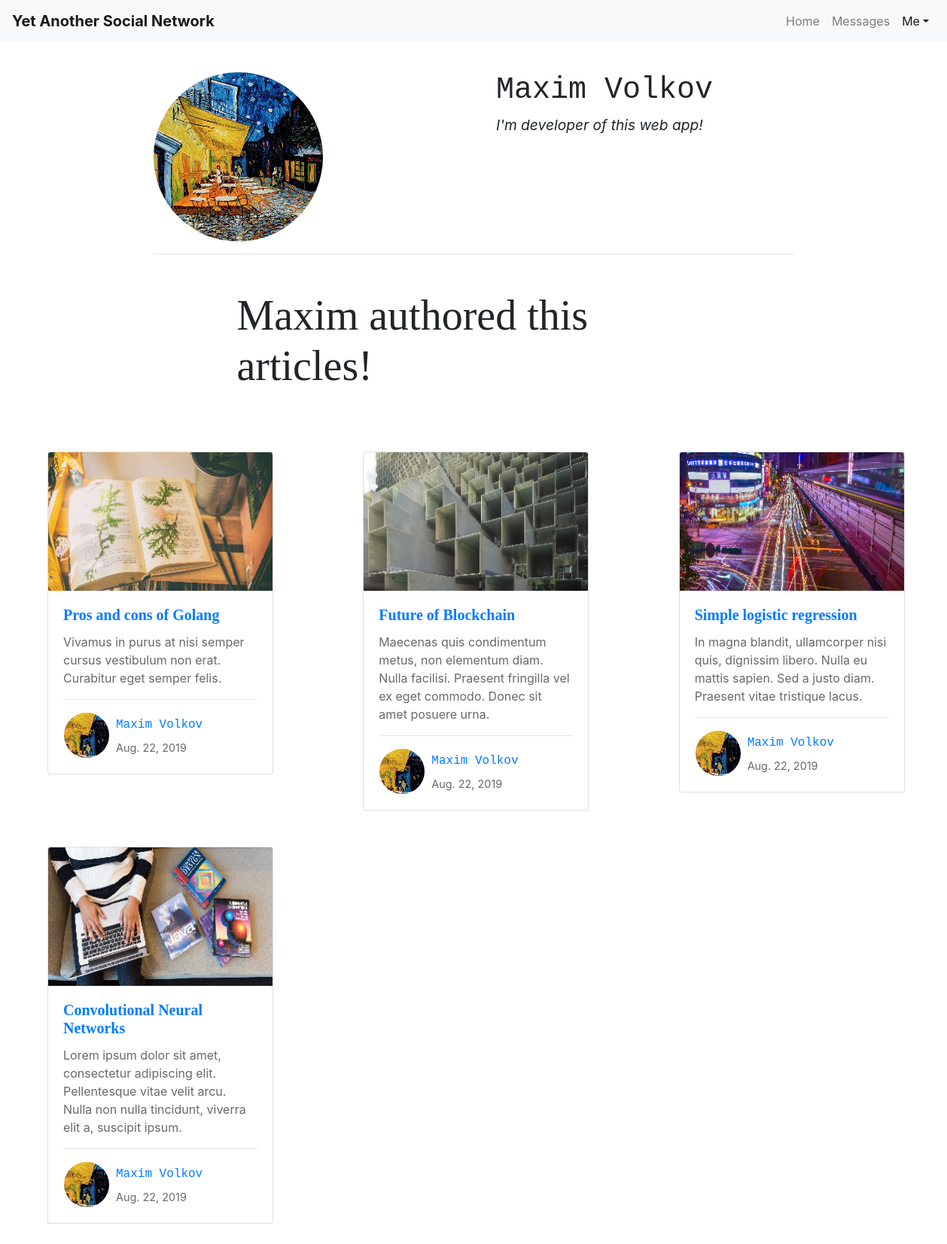
Page /user/maximvolk (signed in) on the committed database.
### users/models.py (models this page shows, shortened)
class CustomUser(AbstractUser):
    description = models.CharField(max_length=256)
    avatar = models.ImageField(upload_to=get_avatar_path, default='avatars/default.png', blank=True)
    avatar_preview = models.ImageField(upload_to=get_avatar_preview_path, null=True)

### blog/models.py (models this page shows, shortened)
class Article(models.Model):
    categories = [
        ('prog', 'Programming'),
        ('robo', 'Robotics'),
        ('math', 'Mathematics'),
        ('cs', 'Computer Science'),
        ('bc', 'Blockchain'),
        ('iot', 'Internet Of Things'),
        ('ml', 'Machine Learning'),
        ('hard', 'Hardware'),
        ('do', 'DevOps')
    ]
    title = models.CharField(max_length=256)
    annotation = models.TextField(max_length=150, default='Lorem ipsum')
    logo = models.ImageField(upload_to=get_logo_path, null=True)
    logo_preview = models.ImageField(upload_to=get_logo_preview_path, null=True)
    category = models.CharField(max_length=4, choices=categories)
    author = models.ForeignKey(get_user_model(), on_delete=models.CASCADE)
    date_created = models.DateField(auto_now_add=True)
    date_modified = models.DateField(auto_now=True)
    body = HTMLField('Content')

### users/views.py (the view)
# urls.py: path('user/', include('users.urls')),
@login_required
def user(request, username):
    user_ = CustomUser.objects.get(username=username)
    articles_ = Article.objects.filter(author__username=user_.username)
    articles = [articles_[i:i + 3] for i in range(0, len(articles_), 3)]
    context = {
        'user': user_,
        'articles': articles
    }
    return render(request, 'users/user.html', context)

### users/context_processors.py (called while the page is built)
def add_login_form(request):
    return {
        'login_form': LoginForm(),
    }

### users/templates/users/user.html (shortened to what this page needs)
{% extends "blog/base.html" %}
{% block content %}
    <div class="container" style="margin-top: 6em; max-width: 70%">
        <div class="row">
            <div class="col">
                <img class="rounded-circle" src="{{ user.avatar.url }}" alt="Author avatar">
            </div>
            <div class="col">
                <div class="container">
                    <div class="row">
                        <div class="col my-auto">
                            <h1 style="font-family: courier;">{{ user.first_name }} {{ user.last_name }}</h1>
                        </div>
                    </div>
                    <div class="row">
                        <div class="col my-auto">
                            <i><p style="font-size: 120%;">{{ user.description }}</p></i>
                        </div>
                    </div>
                </div>
            </div>
        </div>
        <hr>
    </div>
    <div class="mx-auto my-5" style="width: 50%;">
        <h2 class="display-4" style="font-family: verdana;">{{ user.first_name }} authored this articles!</h2>
    </div>
    <div class="container-fluid mx-5" style="padding-top: 2em;">
        {% for article_set in articles %}
            <div class="row mb-5">
                {% for article in article_set %}
                    <div class="col">
                        <div class="card" style="width: 300px;">
                            <a id="preview" href="/home/{{ article.category }}/{{ article.id }}">
                                <img class="card-img-top" src="{{ article.logo_preview.url }}" alt="Card image">
                                <div class="card-body">
                                    <h5 class="card-title" style="font-family: Verdana;"><strong>{{ article.title }}</strong></h5>
                                    <div class="card-text" style="color: dimgrey;">{{ article.annotation }}</div>
                                    <hr>
                                    <a id="author" href="/user/{{ article.author.username }}">
                                        <table>
                                            <tr>
                                                <td rowspan="2">
                                                    <img class="rounded-circle" src="{{ article.author.avatar_preview.url }}" alt="Author avatar">
                                                </td>
                                                <td style="padding-left: 0.5em;">
                                                    <span style="font-family: courier;">{{ article.author.first_name }} {{ article.author.last_name }}</span>
                                                </td>
                                            </tr>
                                            <tr>
                                                <td style="padding-left: 0.5em;">
                                                    <span style="font-size: 90%; color: dimgrey;">{{ article.date_created }}</span>
                                                </td>
                                            </tr>
                                        </table>
                                    </a>
                                </div>
                            </a>
                        </div>
                    </div>
                {% endfor %}
            </div>
        {% empty %}
            <div class="mx-auto my-3" style="width: 50%;">
                <h3>{{ user.first_name }} hasn't written any articles yet.</h3>
            </div>
        {% endfor %}
    </div>
{% endblock %}

### rows in the picture
CustomUser: avatar (picture), first_name "Maxim", last_name "Volkov", description "I'm developer of this web app!"
Article: logo_preview (picture), title "Pros and cons of Golang", annotation "Vivamus in purus at nisi semper cursus vestibulum non erat. Curabitur eget semper felis.", author.avatar_preview (picture), author.first_name "Maxim", author.last_name "Volkov", date_created "Aug. 22, 2019"
Article: logo_preview (picture), title "Future of Blockchain", annotation "Maecenas quis condimentum metus, non elementum diam. Nulla facilisi. Praesent fringilla vel ex eget commodo. Donec sit amet posuere urna.", author.avatar_preview (picture), author.first_name "Maxim", author.last_name "Volkov", date_created "Aug. 22, 2019"
Article: logo_preview (picture), title "Simple logistic regression", annotation "In magna blandit, ullamcorper nisi quis, dignissim libero. Nulla eu mattis sapien. Sed a justo diam. Praesent vitae tristique lacus.", author.avatar_preview (picture), author.first_name "Maxim", author.last_name "Volkov", date_created "Aug. 22, 2019"
Article: logo_preview (picture), title "Convolutional Neural Networks", annotation "Lorem ipsum dolor sit amet, consectetur adipiscing elit. Pellentesque vitae velit arcu. Nulla non nulla tincidunt, viverra elit a, suscipit ipsum.", author.avatar_preview (picture), author.first_name "Maxim", author.last_name "Volkov", date_created "Aug. 22, 2019"
